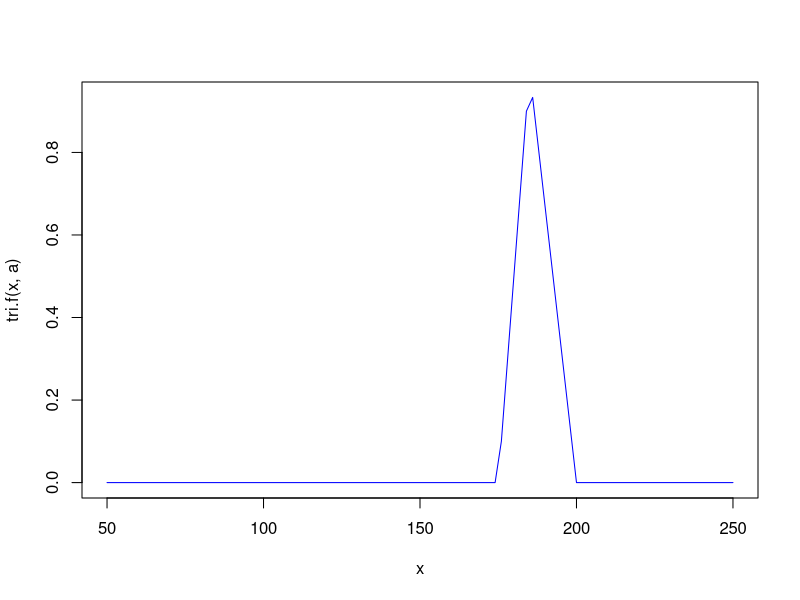
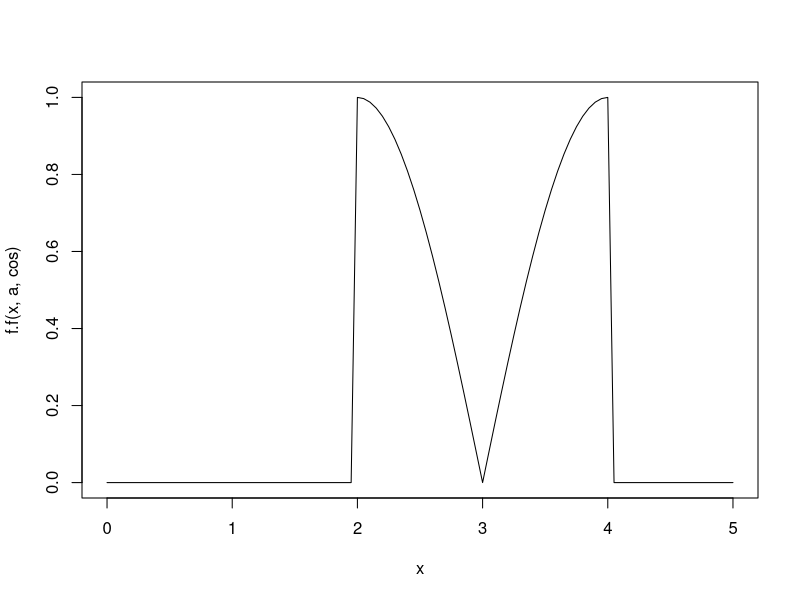

Write R code to recreate these figures, in order.
#### Fuzzy Sets ####

### LAB 3: Mean & Median
### Ch 2.2.2 / page 26 [19]
###
### Leonard Mada

### draft 0.1


### Function definitions

tri.f.base = function(x, a) {
	### triangular function
	# non-vectorized function
	if(x < a[1]) {
		return(0)
	} else if(x > a[3]) {
		return(0)
	} else if(x < a[2]) {
		f = (x - a[1]) / (a[2] - a[1])
	} else {
		# a[2] ... a[3]
		f = (a[3] - x) / (a[3] - a[2])
	}
}
# we need vectorized functions for:
# curve(), integrate()
tri.f = function(x, a) {
	# vectorized function
	return(sapply(x, tri.f.base, a))
}

# compute area
area.tri.f = function(x, a) {
	return(x * tri.f(x, a))
}

### Test

# triangular cutoffs
a = c(175, 185, 200)

### PLOT
# Membership Function
curve(tri.f(x, a), from=50, to=250, col="blue")

### Mean
# = Area(x * f(x)) / area(f(x))

### a.) Integrate
# integrate: does NOT work with Inf
integrate(area.tri.f, lower=0, upper=Inf, subdivisions=1000, a)
# some tricks in R:
# precision in R: seems *NOT* to use subdivisions = 1000
integrate(area.tri.f, lower=0, upper=300, a)
integrate(area.tri.f, lower=0, upper=300, subdivisions=1000, a)
# the tolerance needs to be lowered, too!
integrate(area.tri.f, lower=0, upper=300, subdivisions=1000, a)
integrate(area.tri.f, lower=0, upper=300, subdivisions=1000, rel.tol = 1e-8, a)
# selecting the interval length = 256 also improves precision & confidence!
integrate(area.tri.f, lower=0, upper=250, subdivisions=1000, a)
integrate(area.tri.f, lower=0, upper=256, subdivisions=1000, a)
integrate(area.tri.f, lower=100, upper=356, subdivisions=1000, a)

### Mean
area.tot = integrate(area.tri.f, lower=0, upper=300, subdivisions=1000, rel.tol = 1e-8, a)
area.norm = integrate(tri.f, lower=0, upper=300, subdivisions=1000, rel.tol = 1e-8, a)
area.tot
area.norm
# we can extract the value from integrate
# using $value
tri.mean = area.tot$value / area.norm$value
tri.mean

##############

### TODO: ...

### Cos Member Function
a = c(2,3,4)

cos.base.f = function(x, a) {
	# non-vectorized function
	if(x < a[1]) {
		return(0)
	} else if(x > a[3]) {
		return(0)
	} else if(x < a[2]) {
		return(cos(pi / 2 * (x - a[1]) / (a[2] - a[1])))
	} else {
		return(cos(pi / 2 * (a[3] - x) / (a[3] - a[2])))
	}
}
cos.f = function(x, a) {
	# vectorized function
	return(sapply(x, cos.base.f, a))
}

area.cos.f = function(x, a) {
	return(x * cos.f(x, a))
}

integrate(area.cos.f, lower=min(a), upper=max(a), subdivisions=10000, a)

# TODO:
# compute mean


#### Generalized ####
base.f = function(x, a, f) {
	# non-vectorized function
	if(x < a[1]) {
		return(0)
	} else if(x > a[3]) {
		return(0)
	} else if(x < a[2]) {
		return(f(pi / 2 * (x - a[1]) / (a[2] - a[1])))
	} else {
		return(f(pi / 2 * (a[3] - x) / (a[3] - a[2])))
	}
}
f.f = function(x, a, f) {
	# vectorized function
	return(sapply(x, base.f, a, f))
}

area.f = function(x, a, f=cos) {
	return(x * f.f(x, a, f))
}

# Cos(x)
integrate(area.f, lower=min(a), upper=max(a), subdivisions=10000, a, cos)
curve(f.f(x, a, cos), from=0, to=5)

# Cos(x) + 1/2


#### Distances ####

a = c(2,3,4)
b = c(5,6,7)
limits = c(0, 15)